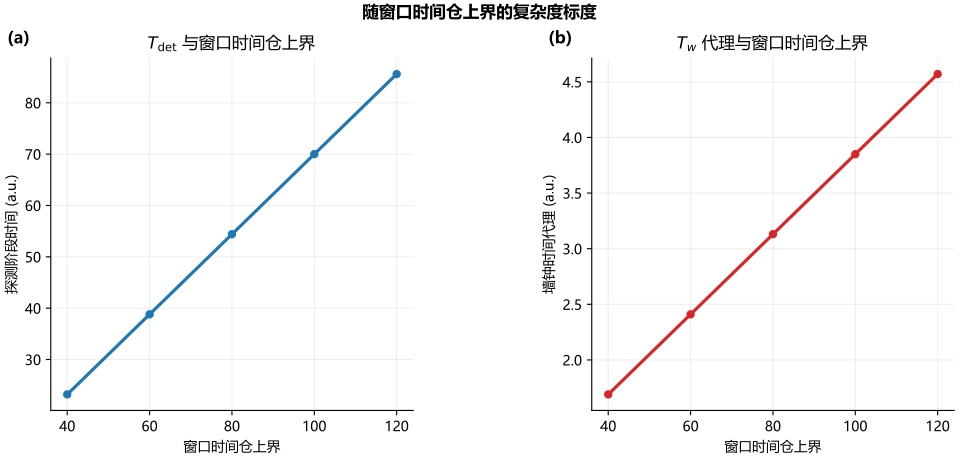

Write Python code to recreate this figure.
import pathlib

import matplotlib.pyplot as plt
import numpy as np

EXPORT_PNG = False


def _panel_label(ax: plt.Axes, label: str) -> None:
    ax.text(
        -0.12,
        1.03,
        label,
        transform=ax.transAxes,
        fontsize=12.0,
        fontweight="bold",
        ha="left",
        va="bottom",
    )


def main() -> None:
    plt.rcParams.update(
        {
            "font.family": "sans-serif",
            "font.sans-serif": [
                "Microsoft YaHei",
                "SimHei",
                "SimSun",
                "Noto Sans CJK SC",
                "Source Han Sans SC",
                "Arial Unicode MS",
                "DejaVu Sans",
            ],
            "axes.unicode_minus": False,
            "axes.spines.top": False,
            "axes.spines.right": False,
            "axes.grid": True,
            "grid.alpha": 0.20,
        }
    )

    window_bin_cap = np.array([40, 60, 80, 100, 120], dtype=float)
    det_runtime_proxy = 0.78 * window_bin_cap - 8.0
    wall_clock_proxy = 0.036 * window_bin_cap + 0.25

    fig = plt.figure(figsize=(9.6, 4.6), constrained_layout=True)
    gs = fig.add_gridspec(1, 2, width_ratios=[1.0, 1.0], wspace=0.27)
    ax0 = fig.add_subplot(gs[0, 0])
    ax1 = fig.add_subplot(gs[0, 1])

    ax0.plot(window_bin_cap, det_runtime_proxy, color="#1f77b4", lw=2.3)
    ax0.scatter(window_bin_cap, det_runtime_proxy, color="#1f77b4", s=26, zorder=3)
    ax0.set_xlabel("窗口时间仓上界")
    ax0.set_ylabel("探测阶段时间 (a.u.)")
    ax0.set_title(r"$T_{\rm det}$ 与窗口时间仓上界")
    _panel_label(ax0, "(a)")

    ax1.plot(window_bin_cap, wall_clock_proxy, color="#d62728", lw=2.3)
    ax1.scatter(window_bin_cap, wall_clock_proxy, color="#d62728", s=26, zorder=3)
    ax1.set_xlabel("窗口时间仓上界")
    ax1.set_ylabel("墙钟时间代理 (a.u.)")
    ax1.set_title(r"$T_w$ 代理与窗口时间仓上界")
    _panel_label(ax1, "(b)")

    fig.suptitle(
        "随窗口时间仓上界的复杂度标度",
        fontsize=12.1,
        fontweight="bold",
    )

    base = pathlib.Path(__file__).with_suffix("")
    fig.savefig(base.with_suffix(".pdf"), dpi=240)
    if EXPORT_PNG:
        fig.savefig(base.with_suffix(".png"), dpi=220)
    plt.close(fig)


if __name__ == "__main__":
    main()
